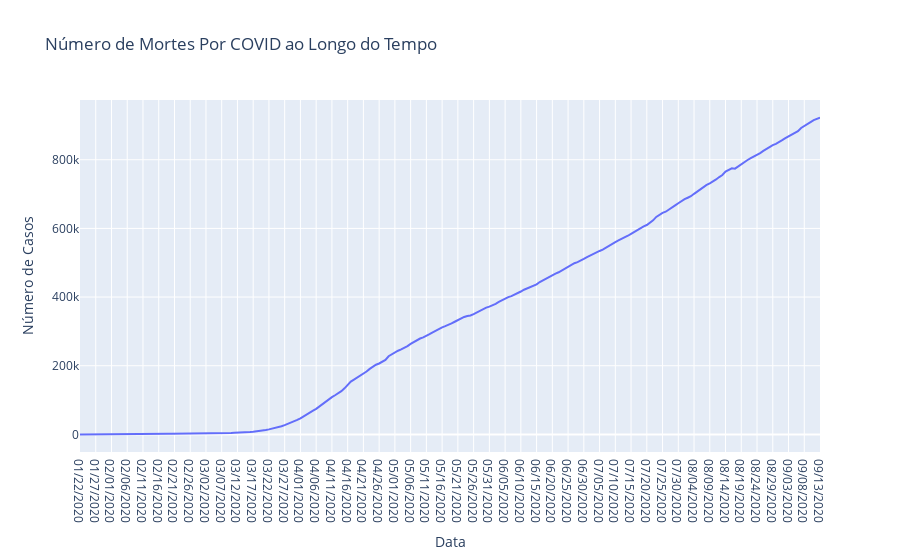

Notebook source saved alongside this figure:
### Code cell
# Cria a figura
fig = go.Figure(data = go.Scatter(x = total_confirmed['ObservationDate'],
                                  y = total_confirmed['Deaths'],
                                  mode = 'lines'))

# Layout
fig.update_layout(title = 'Número de Mortes Por COVID ao Longo do Tempo',
                  xaxis_title = "Data",
                  yaxis_title = "Número de Casos")

# Mostra o gráfico
fig.show()

### Figure 1 — Plotly figure (JSON) as saved in the notebook; plotly's stock layout.template omitted (floating-point values rounded to 4 significant figures; data arrays with more than 128 entries replaced by an {"elided": "..."} marker saying what was removed)
{"data": [{"mode": "lines", "type": "scatter", "x": {"elided": "236 str values"}, "y": {"elided": "236 int values"}}], "layout": {"title": {"text": "Número de Mortes Por COVID ao Longo do Tempo"}, "xaxis": {"title": {"text": "Data"}}, "yaxis": {"title": {"text": "Número de Casos"}}}}
